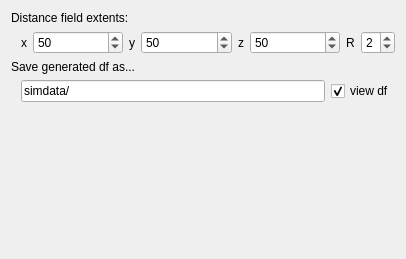
<?xml version="1.0" encoding="UTF-8"?>
<ui version="4.0">
 <class>GeneratorWizard</class>
 <widget class="QWidget" name="GeneratorWizard">
  <property name="geometry">
   <rect>
    <x>0</x>
    <y>0</y>
    <width>406</width>
    <height>259</height>
   </rect>
  </property>
  <property name="minimumSize">
   <size>
    <width>406</width>
    <height>259</height>
   </size>
  </property>
  <property name="windowTitle">
   <string>Form</string>
  </property>
  <layout class="QVBoxLayout" name="verticalLayout">
   <item>
    <widget class="QLabel" name="label">
     <property name="text">
      <string>Distance field extents:</string>
     </property>
    </widget>
   </item>
   <item>
    <layout class="QHBoxLayout" name="horizontalLayout">
     <property name="leftMargin">
      <number>10</number>
     </property>
     <item>
      <widget class="QLabel" name="label_3">
       <property name="text">
        <string>x</string>
       </property>
      </widget>
     </item>
     <item>
      <widget class="QSpinBox" name="sb_nbx_">
       <property name="sizePolicy">
        <sizepolicy hsizetype="MinimumExpanding" vsizetype="Fixed">
         <horstretch>0</horstretch>
         <verstretch>0</verstretch>
        </sizepolicy>
       </property>
       <property name="minimumSize">
        <size>
         <width>50</width>
         <height>0</height>
        </size>
       </property>
       <property name="minimum">
        <number>32</number>
       </property>
       <property name="maximum">
        <number>512</number>
       </property>
       <property name="singleStep">
        <number>8</number>
       </property>
       <property name="value">
        <number>50</number>
       </property>
      </widget>
     </item>
     <item>
      <widget class="QLabel" name="label_4">
       <property name="text">
        <string>y</string>
       </property>
      </widget>
     </item>
     <item>
      <widget class="QSpinBox" name="sb_nby_">
       <property name="sizePolicy">
        <sizepolicy hsizetype="MinimumExpanding" vsizetype="Fixed">
         <horstretch>0</horstretch>
         <verstretch>0</verstretch>
        </sizepolicy>
       </property>
       <property name="minimumSize">
        <size>
         <width>50</width>
         <height>0</height>
        </size>
       </property>
       <property name="minimum">
        <number>32</number>
       </property>
       <property name="maximum">
        <number>512</number>
       </property>
       <property name="singleStep">
        <number>8</number>
       </property>
       <property name="value">
        <number>50</number>
       </property>
      </widget>
     </item>
     <item>
      <widget class="QLabel" name="label_5">
       <property name="text">
        <string>z</string>
       </property>
      </widget>
     </item>
     <item>
      <widget class="QSpinBox" name="sb_nbz_">
       <property name="sizePolicy">
        <sizepolicy hsizetype="MinimumExpanding" vsizetype="Fixed">
         <horstretch>0</horstretch>
         <verstretch>0</verstretch>
        </sizepolicy>
       </property>
       <property name="minimumSize">
        <size>
         <width>50</width>
         <height>0</height>
        </size>
       </property>
       <property name="minimum">
        <number>32</number>
       </property>
       <property name="maximum">
        <number>512</number>
       </property>
       <property name="singleStep">
        <number>8</number>
       </property>
       <property name="value">
        <number>50</number>
       </property>
      </widget>
     </item>
     <item>
      <widget class="QLabel" name="label_15">
       <property name="text">
        <string>R</string>
       </property>
      </widget>
     </item>
     <item>
      <widget class="QSpinBox" name="sb_filter_r_">
       <property name="prefix">
        <string/>
       </property>
       <property name="maximum">
        <number>5</number>
       </property>
       <property name="value">
        <number>2</number>
       </property>
      </widget>
     </item>
    </layout>
   </item>
   <item>
    <widget class="QLabel" name="label_2">
     <property name="text">
      <string>Save generated df as...</string>
     </property>
    </widget>
   </item>
   <item>
    <layout class="QHBoxLayout">
     <property name="leftMargin">
      <number>10</number>
     </property>
     <item>
      <widget class="QLineEdit" name="le_target_">
       <property name="toolTip">
        <string>Base name for the generated df file</string>
       </property>
       <property name="whatsThis">
        <string>Enter the filename for the generated distance field here. Only use relative pathes if any.</string>
       </property>
       <property name="text">
        <string>simdata/</string>
       </property>
      </widget>
     </item>
     <item>
      <widget class="QCheckBox" name="cb_viewdf_">
       <property name="toolTip">
        <string>view generated distance field</string>
       </property>
       <property name="statusTip">
        <string>view generated distance field</string>
       </property>
       <property name="text">
        <string>view df</string>
       </property>
       <property name="checked">
        <bool>true</bool>
       </property>
      </widget>
     </item>
    </layout>
   </item>
   <item>
    <spacer>
     <property name="orientation">
      <enum>Qt::Vertical</enum>
     </property>
     <property name="sizeHint" stdset="0">
      <size>
       <width>382</width>
       <height>111</height>
      </size>
     </property>
    </spacer>
   </item>
  </layout>
 </widget>
 <resources/>
 <connections/>
</ui>
